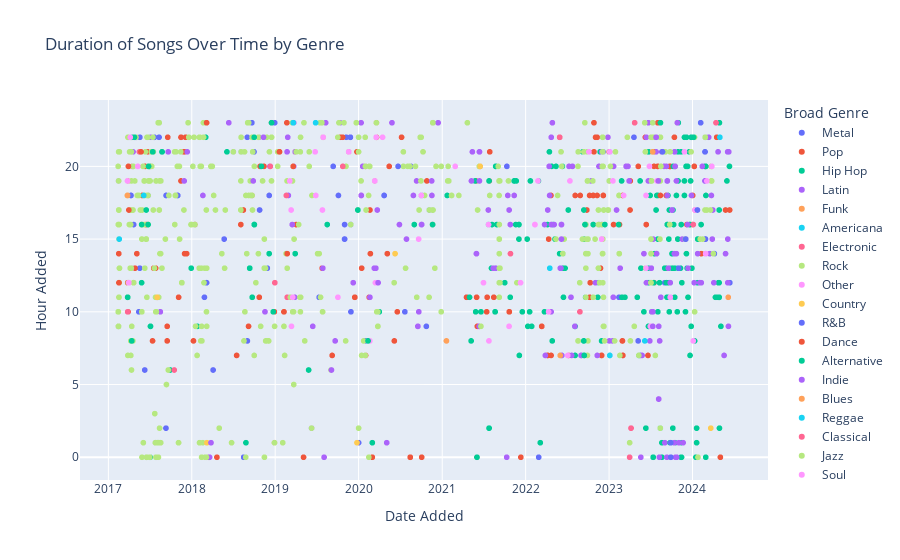

The notebook cell this image was saved under:
### Code cell
top_genres = ['Alternative', 'Dance', 'Electronic', 'Hip Hop', 'Indie', 'Latin', 'Metal', 'Other', 'Pop', 'Rock']
df_top_genres = df[df['Broad Genre'].isin(top_genres)]
fig = px.scatter(df, y='Hour Added', x='Date Added', color='Broad Genre', hover_data={'Track Name': True}, title='Duration of Songs Over Time by Genre')
fig.show()

### Figure 1 — Plotly figure (JSON) as saved in the notebook; plotly's stock layout.template omitted (floating-point values rounded to 4 significant figures; data arrays with more than 128 entries replaced by an {"elided": "..."} marker saying what was removed)
{"data": [{"customdata": [["A Place for My Head"], ["Lying from You"], ["Figure.09"], ["Hearts Burst into Fire"], ["Question!"], ["Wish I Had an Angel"], ["Animal I Have Become"], ["Welcome to the Family"], ["The Trooper - 2015 Remaster"], ["Everybody's Fool"], ["Unholy Confessions"], ["Almost Easy"], ["Chop Suey!"], ["So Far Away"], ["Afterlife"], ["Aerials"], ["The Middle"], ["Lost"], ["The Phantom Of The Opera"], ["IN MY REMAINS"], ["Points of Authority"], ["No More Sorrow"], ["Bleed It Out"], ["I Miss You"], ["Show Me How to Live"], ["Toxicity"], ["Final Masquerade"], ["POWERLESS"], ["Amaranth"], ["End Of All Hope"], ["One Step Closer"], ["Bullet With Butterfly Wings - Remastered 2012"], ["Future Days"], ["Conquer Or Die"], ["Tornado Of Souls - 2004 Remix"], ["This Ain't A Love Song"], ["The Devil in I"], ["Alone"], ["Heretic"], ["Buried Alive"], ["Dear God"], ["Solway Firth"], ["Duality"], ["Psychosocial"], ["New Divide"], ["Hail to the King"], ["Carry On"], ["Shepherd of Fire"], ["Even Flow"], ["B.Y.O.B."], ["Sirens"], ["Waiting for the End"], ["Don't Stay"], ["One Last Breath"], ["Iridescent"], ["BURN IT DOWN"], ["Shadow of the Day"], ["Forgotten"], ["Leave Out All The Rest"], ["Runaway"], ["You Give Love A Bad Name"], ["Fury Of The Storm"], ["Through The Fire And Flames"], ["1979 - Remastered 2012"], ["Black"], ["Sirens"], ["Always"], ["Somewhere I Belong"], ["Numb"], ["In Pieces"], ["CASTLE OF GLASS"], ["Welcome To The Jungle"], ["Burning in the Skies"], ["Runaway"], ["Walk"], ["The Pretender"], ["Battle Symphony"], ["One More Light"], ["Heavy (feat. Kiiara)"], ["Talking to Myself"], ["Going Under"], ["Crawling"], ["Breaking the Habit"], ["In the End"], ["Everlong"], ["Today - 2011 Remaster"], ["Livin' On A Prayer"], ["Be Yourself"], ["Knockin' On Heaven's Door"], ["Over and Over"], ["Given Up"], ["Faint"], ["LOST IN THE ECHO"], ["What I've Done"], ["Like a Stone"], ["Invisible"], ["Sweet Child O' Mine"], ["Paradise City"], ["November Rain"], ["It's My Life"], ["I Hate Everything About You"], ["Last Resort"], ["Kryptonite"], ["Symphony Of Destruction - Remastered 2012"], ["Alive"], ["Sweet Child O' Mine"]], "hovertemplate": "Broad Genre=Metal<br>Date Added=%{x}<br>Hour Added=%{y}<br>Track Name=%{customdata[0]}<extra></extra>", "legendgroup": "Metal", "marker": {"color": "#636efa", "symbol": "circle"}, "mode": "markers", "name": "Metal", "showlegend": true, "type": "scattergl", "x": ["2024-06-12 12:45:21-05:00", "2024-04-05 14:12:20-05:00", "2024-04-05 14:01:47-05:00", "2024-02-26 15:27:38-05:00", "2024-02-26 15:16:37-05:00", "2024-02-26 15:11:24-05:00", "2024-02-26 15:08:43-05:00", "2024-02-25 22:23:43-05:00", "2024-02-24 21:06:19-05:00", "2024-02-24 21:00:20-05:00", "2024-02-24 20:38:17-05:00", "2024-02-24 20:34:31-05:00", "2024-02-05 23:14:25-05:00", "2023-09-01 12:45:59-05:00", "2023-05-16 07:57:03-05:00", "2023-05-08 08:20:09-05:00", "2023-04-19 22:25:57-05:00", "2023-02-13 11:52:50-05:00", "2022-12-05 21:46:52-05:00", "2022-12-03 21:44:56-05:00", "2022-12-03 21:38:09-05:00", "2022-12-03 21:36:17-05:00", "2022-12-03 21:36:07-05:00", "2022-09-28 19:29:05-05:00", "2022-09-21 16:19:09-05:00", "2021-04-17 11:12:21-05:00", "2020-11-19 17:15:36-05:00", "2020-11-19 16:15:03-05:00", "2020-11-05 17:54:15-05:00", "2020-11-05 17:51:03-05:00", "2020-10-23 09:33:54-05:00", "2020-08-16 20:56:29-05:00", "2020-07-21 10:50:43-05:00", "2020-04-21 18:36:14-05:00", "2020-04-21 18:28:15-05:00", "2020-01-31 08:20:37-05:00", "2020-01-01 01:25:29-05:00", "2019-11-28 10:47:20-05:00", "2019-11-27 16:33:56-05:00", "2019-11-27 16:30:02-05:00", "2019-11-27 16:28:32-05:00", "2019-11-25 22:40:28-05:00", "2019-11-25 22:36:25-05:00", "2019-11-25 22:30:48-05:00", "2019-11-07 22:14:28-05:00", "2019-10-31 16:00:43-05:00", "2019-10-31 15:55:57-05:00", "2019-10-31 15:54:20-05:00", "2019-09-11 20:58:56-05:00", "2019-07-12 11:09:43-05:00", "2018-12-29 23:48:55-05:00", "2018-12-05 18:47:50-05:00", "2018-11-27 13:27:13-05:00", "2018-10-24 17:32:56-05:00", "2018-09-29 21:11:39-05:00", "2018-09-29 21:11:10-05:00", "2018-09-29 21:10:45-05:00", "2018-09-29 21:08:14-05:00", "2018-09-29 21:08:09-05:00", "2018-09-29 21:04:36-05:00", "2018-09-20 23:11:33-05:00", "2018-09-01 08:49:51-05:00", "2018-08-31 22:25:44-05:00", "2018-08-16 00:13:46-05:00", "2018-08-04 21:54:30-05:00", "2018-07-01 21:38:27-05:00", "2018-05-22 15:52:06-05:00", "2018-04-04 06:39:13-05:00", "2018-03-06 12:44:06-05:00", "2018-03-06 12:42:37-05:00", "2018-03-06 12:42:11-05:00", "2018-02-25 11:23:23-05:00", "2017-10-31 18:00:24-05:00", "2017-10-30 18:12:39-05:00", "2017-09-10 18:31:56-05:00", "2017-09-10 18:31:29-05:00", "2017-09-10 02:10:53-05:00", "2017-08-10 23:53:24-05:00", "2017-08-10 22:15:07-05:00", "2017-08-06 01:30:41-05:00", "2017-08-02 11:47:34-05:00", "2017-07-20 22:10:53-05:00", "2017-07-20 22:10:45-05:00", "2017-07-20 22:10:36-05:00", "2017-07-16 21:30:15-05:00", "2017-06-28 20:51:52-05:00", "2017-06-25 20:47:18-05:00", "2017-06-23 18:57:22-05:00", "2017-06-23 18:45:12-05:00", "2017-06-09 06:27:56-05:00", "2017-05-18 22:11:28-05:00", "2017-05-18 21:58:52-05:00", "2017-05-18 21:58:22-05:00", "2017-05-18 21:58:09-05:00", "2017-05-18 13:19:59-05:00", "2017-05-14 10:45:40-05:00", "2017-05-01 22:03:12-05:00", "2017-05-01 22:03:04-05:00", "2017-05-01 22:02:49-05:00", "2017-04-21 16:09:54-05:00", "2017-04-09 18:45:17-05:00", "2017-04-09 18:40:14-05:00", "2017-04-09 18:33:46-05:00", "2017-04-02 17:26:17-05:00", "2017-02-14 09:32:42-05:00", "2017-02-14 09:32:04-05:00"], "xaxis": "x", "y": [12, 14, 14, 15, 15, 15, 15, 22, 21, 21, 20, 20, 23, 12, 7, 8, 22, 11, 21, 21, 21, 21, 21, 19, 16, 11, 17, 16, 17, 17, 9, 20, 10, 18, 18, 8, 1, 10, 16, 16, 16, 22, 22, 22, 22, 16, 15, 15, 20, 11, 23, 18, 13, 17, 21, 21, 21, 21, 21, 21, 23, 8, 22, 0, 21, 21, 15, 6, 12, 12, 12, 11, 18, 18, 18, 18, 2, 23, 22, 1, 11, 22, 22, 22, 21, 20, 20, 18, 18, 6, 22, 21, 21, 21, 13, 10, 22, 22, 22, 16, 18, 18, 18, 17, 9, 9], "yaxis": "y"}, {"customdata": {"elided": "186x1 str values"}, "hovertemplate": "Broad Genre=Pop<br>Date Added=%{x}<br>Hour Added=%{y}<br>Track Name=%{customdata[0]}<extra></extra>", "legendgroup": "Pop", "marker": {"color": "#EF553B", "symbol": "circle"}, "mode": "markers", "name": "Pop", "showlegend": true, "type": "scattergl", "x": {"elided": "186 str values"}, "xaxis": "x", "y": {"elided": "186 int values"}, "yaxis": "y"}, {"customdata": {"elided": "227x1 str values"}, "hovertemplate": "Broad Genre=Hip Hop<br>Date Added=%{x}<br>Hour Added=%{y}<br>Track Name=%{customdata[0]}<extra></extra>", "legendgroup": "Hip Hop", "marker": {"color": "#00cc96", "symbol": "circle"}, "mode": "markers", "name": "Hip Hop", "showlegend": true, "type": "scattergl", "x": {"elided": "227 str values"}, "xaxis": "x", "y": {"elided": "227 int values"}, "yaxis": "y"}, {"customdata": {"elided": "185x1 str values"}, "hovertemplate": "Broad Genre=Latin<br>Date Added=%{x}<br>Hour Added=%{y}<br>Track Name=%{customdata[0]}<extra></extra>", "legendgroup": "Latin", "marker": {"color": "#ab63fa", "symbol": "circle"}, "mode": "markers", "name": "Latin", "showlegend": true, "type": "scattergl", "x": {"elided": "185 str values"}, "xaxis": "x", "y": {"elided": "185 int values"}, "yaxis": "y"}, {"customdata": [["Something About You"]], "hovertemplate": "Broad Genre=Funk<br>Date Added=%{x}<br>Hour Added=%{y}<br>Track Name=%{customdata[0]}<extra></extra>", "legendgroup": "Funk", "marker": {"color": "#FFA15A", "symbol": "circle"}, "mode": "markers", "name": "Funk", "showlegend": true, "type": "scattergl", "x": ["2024-06-05 11:35:28-05:00"], "xaxis": "x", "y": [11], "yaxis": "y"}, {"customdata": [["So Many Ways to Get Downtown"], ["Young Soul"], ["Kind Reminder"], ["Musta Been a Ghost"]], "hovertemplate": "Broad Genre=Americana<br>Date Added=%{x}<br>Hour Added=%{y}<br>Track Name=%{customdata[0]}<extra></extra>", "legendgroup": "Americana", "marker": {"color": "#19d3f3", "symbol": "circle"}, "mode": "markers", "name": "Americana", "showlegend": true, "type": "scattergl", "x": ["2024-04-29 22:09:51-05:00", "2023-01-04 07:57:32-05:00", "2023-01-04 07:53:30-05:00", "2023-01-03 21:41:52-05:00"], "xaxis": "x", "y": [22, 7, 7, 21], "yaxis": "y"}, {"customdata": [["Don't You Worry Child - Radio Edit"], ["Naquele Pique"], ["Frikitona"], ["Animal Rights"], ["Shrunken Heads"], ["Gettin' Over You (feat. Fergie & LMFAO)"], ["Gingoba"], ["Dos"], ["You Spin Me Round (Like a Record)"], ["Sexy Bitch (feat. Akon)"], ["Omen"], ["Magnets"], ["Sonnenkind - MÖWE Remix"], ["Stole the Show"], ["Latch"], ["Into the Light"], ["You & Me - Flume Remix"], ["One More Time"]], "hovertemplate": "Broad Genre=Electronic<br>Date Added=%{x}<br>Hour Added=%{y}<br>Track Name=%{customdata[0]}<extra></extra>", "legendgroup": "Electronic", "marker": {"color": "#FF6692", "symbol": "circle"}, "mode": "markers", "name": "Electronic", "showlegend": true, "type": "scattergl", "x": ["2024-04-12 23:45:33-05:00", "2024-01-08 20:32:59-05:00", "2024-01-04 16:12:24-05:00", "2023-04-07 02:39:22-05:00", "2023-04-07 02:37:23-05:00", "2023-04-01 00:37:02-05:00", "2023-03-16 20:48:10-05:00", "2022-08-26 10:09:29-05:00", "2022-05-29 22:33:29-05:00", "2021-10-26 14:49:26-05:00", "2019-02-22 11:16:39-05:00", "2019-02-18 18:51:13-05:00", "2018-12-30 12:35:26-05:00", "2018-12-10 20:04:36-05:00", "2017-10-16 06:01:07-05:00", "2017-05-16 21:16:42-05:00", "2017-04-15 20:12:31-05:00", "2017-03-26 10:06:40-05:00"], "xaxis": "x", "y": [23, 20, 16, 2, 2, 0, 20, 10, 22, 14, 11, 18, 12, 20, 6, 21, 20, 10], "yaxis": "y"}, {"customdata": {"elided": "601x1 str values"}, "hovertemplate": "Broad Genre=Rock<br>Date Added=%{x}<br>Hour Added=%{y}<br>Track Name=%{customdata[0]}<extra></extra>", "legendgroup": "Rock", "marker": {"color": "#B6E880", "symbol": "circle"}, "mode": "markers", "name": "Rock", "showlegend": true, "type": "scattergl", "x": {"elided": "601 str values"}, "xaxis": "x", "y": {"elided": "601 int values"}, "yaxis": "y"}, {"customdata": [["Mi Ideología"], ["Me Hace Daño Verte"], ["La Puerta"], ["M.A - Remix"], ["Dog Days"], ["Amor del Bueno"], ["La Locura Automática - Reggaeton"], ["Ni Una Ni Dos"], ["Bailame Despacio Vs La Player - Remix"], ["Bajo"], ["Dime"], ["Loco por Volverte a Ver"], ["KOMM, SUSSER TOD - M-10 Director's Edit Version"], ["The Cruel Angel's Thesis (Director's Edit Version)"], ["Peach Trees"], ["Tengo"], ["Remember Summer Days (Night Tempo Showa Groove Mix)"], ["memories"], ["Comedy"], ["Believe (ONE PIECE)"], ["Kirameki"], ["STAND PROUD"], ["CRAZY NOISY BIZARRE TOWN"], ["Kaikai Kitan"], ["No Me Conocen (Remix) [con DUKI, Rei & Tiago PZK]"], ["Kelly"], ["I Had Control"], ["Esta Cobardía"], ["Maravillosos"], ["Se Fue la Luz"], ["Sueño en la Altura"], ["Verte Pasar"], ["Mr Blue"], ["El Che y los Rolling Stones"], ["Nora en Abril"], ["Da Ya Think I'm Sexy?"], ["Speechless (Full)"], ["Bad News Ain't No News At All"], ["A l'assaut (des ombres sur l'o)"], ["Louder Than Words"], ["What You Need"], ["Lost Stars"]], "hovertemplate": "Broad Genre=Other<br>Date Added=%{x}<br>Hour Added=%{y}<br>Track Name=%{customdata[0]}<extra></extra>", "legendgroup": "Other", "marker": {"color": "#FF97FF", "symbol": "circle"}, "mode": "markers", "name": "Other", "showlegend": true, "type": "scattergl", "x": ["2024-03-25 20:22:10-05:00", "2024-03-03 19:08:05-05:00", "2024-02-27 14:22:43-05:00", "2024-01-11 17:21:35-05:00", "2024-01-04 08:26:47-05:00", "2023-11-26 21:14:38-05:00", "2023-09-25 11:08:17-05:00", "2023-07-29 19:32:00-05:00", "2023-06-30 09:01:59-05:00", "2023-06-26 20:40:58-05:00", "2023-06-12 13:16:29-05:00", "2023-06-11 18:48:41-05:00", "2023-03-05 18:17:12-05:00", "2023-01-17 19:03:59-05:00", "2023-01-03 21:50:43-05:00", "2022-11-29 15:47:41-05:00", "2022-10-04 21:58:20-05:00", "2022-07-13 19:49:32-05:00", "2022-07-04 07:19:21-05:00", "2022-04-11 10:53:49-05:00", "2022-02-23 19:55:30-05:00", "2022-02-10 16:32:17-05:00", "2022-02-10 16:32:05-05:00", "2021-07-24 08:21:33-05:00", "2021-07-22 16:13:50-05:00", "2021-06-30 12:47:51-05:00", "2021-02-26 20:16:55-05:00", "2020-10-01 18:05:54-05:00", "2020-09-19 15:10:14-05:00", "2020-04-14 22:21:26-05:00", "2020-03-17 22:30:58-05:00", "2020-03-14 12:01:43-05:00", "2020-03-11 19:55:01-05:00", "2020-02-19 08:11:27-05:00", "2019-11-18 21:20:50-05:00", "2019-10-02 11:05:02-05:00", "2019-06-27 18:17:44-05:00", "2019-06-24 21:22:50-05:00", "2019-03-18 11:00:01-05:00", "2019-03-13 09:44:31-05:00", "2019-03-11 17:14:39-05:00", "2019-03-05 19:36:32-05:00"], "xaxis": "x", "y": [20, 19, 14, 17, 8, 21, 11, 19, 9, 20, 13, 18, 18, 19, 21, 15, 21, 19, 7, 10, 19, 16, 16, 8, 16, 12, 20, 18, 15, 22, 22, 12, 19, 8, 21, 11, 18, 21, 11, 9, 17, 19], "yaxis": "y"}, {"customdata": [["Things A Man Oughta Know"], ["Tennessee Whiskey"], ["If I Die Young"], ["Jesus, Etc."], ["Yours If You Want It"]], "hovertemplate": "Broad Genre=Country<br>Date Added=%{x}<br>Hour Added=%{y}<br>Track Name=%{customdata[0]}<extra></extra>", "legendgroup": "Country", "marker": {"color": "#FECB52", "symbol": "circle"}, "mode": "markers", "name": "Country", "showlegend": true, "type": "scattergl", "x": ["2024-03-21 02:36:54-05:00", "2021-06-15 20:13:50-05:00", "2020-06-08 14:53:31-05:00", "2018-03-08 01:33:09-05:00", "2017-05-23 21:40:58-05:00"], "xaxis": "x", "y": [2, 20, 14, 1, 21], "yaxis": "y"}, {"customdata": [["Eres Para Mí"], ["cómo dormiste?"], ["FLEXXX"], ["Mejor No Nos Vemos"], ["SHORTY QUE TE VAYA BN <3"], ["A Mí"], ["Mimosas - Remix"], ["Beat It"], ["Adorn"], ["Say a Little Prayer - Live"]], "hovertemplate": "Broad Genre=R&B<br>Date Added=%{x}<br>Hour Added=%{y}<br>Track Name=%{customdata[0]}<extra></extra>", "legendgroup": "R&B", "marker": {"color": "#636efa", "symbol": "circle"}, "mode": "markers", "name": "R&B", "showlegend": true, "type": "scattergl", "x": ["2024-01-22 17:55:49-05:00", "2023-12-01 15:12:57-05:00", "2023-11-01 13:16:26-05:00", "2023-09-28 01:00:39-05:00", "2023-09-28 00:57:18-05:00", "2023-08-22 21:10:36-05:00", "2022-02-27 00:40:51-05:00", "2021-10-10 20:24:24-05:00", "2020-06-21 20:40:43-05:00", "2019-10-04 18:13:27-05:00"], "xaxis": "x", "y": [17, 15, 13, 1, 0, 21, 0, 20, 20, 18], "yaxis": "y"}, {"customdata": [["I See the Light"], ["Dance Yrself Clean"], ["Lasso"], ["Disco Inferno - Single Edit"], ["Le Freak - Edit"], ["Night Fever - From \"Saturday Night Fever\" Soundtrack"], ["Sing a Song"], ["Shining Star"], ["Be My Lady"], ["Boogie Wonderland"], ["Stayin' Alive - 2007 Remastered Version Saturday Night Fever"], ["September"], ["Walking On A Dream"]], "hovertemplate": "Broad Genre=Dance<br>Date Added=%{x}<br>Hour Added=%{y}<br>Track Name=%{customdata[0]}<extra></extra>", "legendgroup": "Dance", "marker": {"color": "#EF553B", "symbol": "circle"}, "mode": "markers", "name": "Dance", "showlegend": true, "type": "scattergl", "x": ["2024-01-08 20:26:35-05:00", "2023-08-13 18:22:16-05:00", "2019-03-20 20:07:22-05:00", "2019-02-22 14:58:26-05:00", "2019-01-19 21:44:15-05:00", "2019-01-19 21:22:54-05:00", "2018-03-06 23:57:13-05:00", "2017-05-23 21:31:38-05:00", "2017-03-31 17:30:39-05:00", "2017-03-29 20:27:58-05:00", "2017-02-16 12:09:24-05:00", "2017-02-16 12:05:38-05:00", "2017-02-15 14:30:18-05:00"], "xaxis": "x", "y": [20, 18, 20, 14, 21, 21, 23, 21, 17, 20, 12, 12, 14], "yaxis": "y"}, {"customdata": [["hot girl bummer (with Khea) - Khea Remix"], ["No More Lies"], ["Love to Hate You"], ["Sparks"], ["My Universe"], ["Til Kingdom Come"], ["People of The Pride"], ["Humankind"], ["Higher Power"], ["Charlie Brown"], ["Adventure of a Lifetime"], ["Friday I'm in Love"], ["Fun (feat. Tove Lo)"], ["Come On Eileen"], ["Tainted Love"], ["Go!"], ["Up&Up"], ["Trouble"], ["Life in Technicolor ii"], ["Yellow"], ["Viva La Vida"], ["Army of One"], ["Amazing Day"], ["Fix You"], ["Paradise"], ["Quello Che Non C'è"], ["Everglow"], ["A L I E N S"], ["I Ran (So Far Away) - Single Edit"], ["Sin aliento"], ["Ni tú ni nadie"], ["Karma Chameleon - Remastered 2002"], ["Boys Don't Cry"], ["Every Teardrop Is a Waterfall"], ["The Scientist"], ["Fascination Street - Remastered"], ["Take on Me"], ["Hypnotised"]], "hovertemplate": "Broad Genre=Alternative<br>Date Added=%{x}<br>Hour Added=%{y}<br>Track Name=%{customdata[0]}<extra></extra>", "legendgroup": "Alternative", "marker": {"color": "#00cc96", "symbol": "circle"}, "mode": "markers", "name": "Alternative", "showlegend": true, "type": "scattergl", "x": ["2024-01-05 22:29:22-05:00", "2023-11-26 19:07:56-05:00", "2022-12-13 16:59:21-05:00", "2022-09-17 16:10:02-05:00", "2022-09-14 07:44:17-05:00", "2022-09-14 07:36:00-05:00", "2022-09-12 08:09:46-05:00", "2022-09-12 08:09:35-05:00", "2021-05-07 08:41:04-05:00", "2020-11-19 16:42:31-05:00", "2020-02-11 08:15:57-05:00", "2019-12-28 17:16:41-05:00", "2019-08-16 16:51:44-05:00", "2019-05-27 06:51:16-05:00", "2019-03-29 14:19:11-05:00", "2018-12-23 10:54:30-05:00", "2018-12-15 23:02:43-05:00", "2018-12-05 14:37:15-05:00", "2018-10-01 16:51:31-05:00", "2018-10-01 16:51:24-05:00", "2018-10-01 16:51:18-05:00", "2018-10-01 16:49:52-05:00", "2018-10-01 16:44:16-05:00", "2018-09-30 22:36:00-05:00", "2018-09-22 11:37:40-05:00", "2018-08-26 01:58:53-05:00", "2017-12-29 13:39:19-05:00", "2017-07-13 21:56:20-05:00", "2017-06-25 20:46:54-05:00", "2017-06-23 16:32:36-05:00", "2017-06-15 17:17:07-05:00", "2017-05-26 16:30:36-05:00", "2017-05-26 12:31:55-05:00", "2017-04-24 22:08:24-05:00", "2017-04-24 22:08:15-05:00", "2017-04-13 08:10:52-05:00", "2017-04-11 22:36:32-05:00", "2017-03-26 11:49:38-05:00"], "xaxis": "x", "y": [22, 19, 16, 16, 7, 7, 8, 8, 8, 16, 8, 17, 16, 6, 14, 10, 23, 14, 16, 16, 16, 16, 16, 22, 11, 1, 13, 21, 20, 16, 17, 16, 12, 22, 22, 8, 22, 11], "yaxis": "y"}, {"customdata": [["She Calls Me Back (with Kacey Musgraves)"], ["sangria"], ["slow motion"], ["nightmares"], ["Under The Light"], ["Mad Visions"], ["Super Slow"], ["Just for a Minute"], ["RUN"], ["Skinny"], ["Alter Ego"], ["Break My Baby"], ["Hey Gringo"], ["Too Much Time Together"], ["About You"], ["Trouble’s Coming"], ["Oblivion"], ["See The Sun"], ["Do You Wanna"], ["Junk Of The Heart (Happy)"], ["Ooh La"], ["Sweet Emotion"], ["Westside"], ["The Things We Do"], ["El Pozo"], ["Simple Song"], ["No Te Me Achores"], ["Pan y Circo"], ["Cough Syrup"], ["Los Amigos Que Perdí"], ["Karaoke Katmandú"], ["El Momento"], ["Melancolía Blue Blue Blue"], ["Naive"], ["Call It What You Want"], ["Bad Habit"], ["Triciclo Perú"], ["Mistakes"]], "hovertemplate": "Broad Genre=Indie<br>Date Added=%{x}<br>Hour Added=%{y}<br>Track Name=%{customdata[0]}<extra></extra>", "legendgroup": "Indie", "marker": {"color": "#ab63fa", "symbol": "circle"}, "mode": "markers", "name": "Indie", "showlegend": true, "type": "scattergl", "x": ["2023-10-22 14:29:19-05:00", "2023-10-16 20:28:37-05:00", "2023-10-16 20:22:24-05:00", "2023-10-16 20:20:48-05:00", "2023-08-10 08:52:46-05:00", "2023-08-04 19:49:26-05:00", "2023-07-25 22:27:57-05:00", "2023-07-25 22:12:25-05:00", "2023-07-25 21:54:55-05:00", "2023-07-11 10:16:06-05:00", "2023-07-11 10:13:41-05:00", "2023-07-11 09:59:54-05:00", "2023-07-07 10:06:18-05:00", "2023-07-04 13:37:08-05:00", "2023-07-04 13:33:25-05:00", "2023-03-16 20:09:45-05:00", "2023-03-16 20:05:40-05:00", "2022-06-08 07:43:21-05:00", "2022-06-06 16:53:55-05:00", "2022-06-06 16:51:50-05:00", "2022-06-06 16:34:02-05:00", "2022-06-06 15:54:51-05:00", "2022-06-04 13:43:46-05:00", "2021-06-12 21:16:39-05:00", "2021-05-30 14:46:37-05:00", "2020-09-20 10:11:24-05:00", "2020-09-16 09:22:58-05:00", "2020-09-16 09:21:11-05:00", "2020-05-03 01:37:43-05:00", "2020-03-26 12:17:32-05:00", "2019-12-08 12:04:31-05:00", "2019-09-04 06:04:06-05:00", "2018-11-10 22:30:48-05:00", "2018-09-26 19:40:13-05:00", "2018-03-26 01:56:31-05:00", "2018-02-18 18:42:13-05:00", "2017-12-11 21:32:20-05:00", "2017-09-19 21:06:39-05:00"], "xaxis": "x", "y": [14, 20, 20, 20, 8, 19, 22, 22, 21, 10, 10, 9, 10, 13, 13, 20, 20, 7, 16, 16, 16, 15, 13, 21, 14, 10, 9, 9, 1, 12, 12, 6, 22, 19, 1, 18, 21, 21], "yaxis": "y"}, {"customdata": [["Presence Of The Lord"], ["The Thrill Is Gone"], ["Rock Me Baby"], ["Rip It Up"], ["Long Tall Sally"]], "hovertemplate": "Broad Genre=Blues<br>Date Added=%{x}<br>Hour Added=%{y}<br>Track Name=%{customdata[0]}<extra></extra>", "legendgroup": "Blues", "marker": {"color": "#FFA15A", "symbol": "circle"}, "mode": "markers", "name": "Blues", "showlegend": true, "type": "scattergl", "x": ["2023-07-10 21:46:14-05:00", "2022-06-01 07:49:29-05:00", "2021-01-19 08:41:16-05:00", "2017-03-25 18:42:50-05:00", "2017-03-25 18:42:46-05:00"], "xaxis": "x", "y": [21, 7, 8, 18, 18], "yaxis": "y"}, {"customdata": [["Red Red Wine"], ["Groove Bom - Ao Vivo"], ["One Day"], ["When We Were Younger"], ["Not Done Yet"], ["Wavin' Flag"], ["Is This Love"]], "hovertemplate": "Broad Genre=Reggae<br>Date Added=%{x}<br>Hour Added=%{y}<br>Track Name=%{customdata[0]}<extra></extra>", "legendgroup": "Reggae", "marker": {"color": "#19d3f3", "symbol": "circle"}, "mode": "markers", "name": "Reggae", "showlegend": true, "type": "scattergl", "x": ["2023-06-06 08:40:17-05:00", "2022-04-16 13:22:34-05:00", "2019-06-26 23:28:17-05:00", "2019-03-20 23:59:05-05:00", "2019-03-20 23:51:50-05:00", "2017-06-04 18:02:56-05:00", "2017-02-17 15:06:51-05:00"], "xaxis": "x", "y": [8, 13, 23, 23, 23, 18, 15], "yaxis": "y"}, {"customdata": [["Ballade No. 4 in F Minor, Op. 52"], ["Con Te Partirò"]], "hovertemplate": "Broad Genre=Classical<br>Date Added=%{x}<br>Hour Added=%{y}<br>Track Name=%{customdata[0]}<extra></extra>", "legendgroup": "Classical", "marker": {"color": "#FF6692", "symbol": "circle"}, "mode": "markers", "name": "Classical", "showlegend": true, "type": "scattergl", "x": ["2023-04-22 23:58:39-05:00", "2019-10-23 20:14:03-05:00"], "xaxis": "x", "y": [23, 20], "yaxis": "y"}, {"customdata": [["Juan Pachanga"], ["Pedro Navaja"]], "hovertemplate": "Broad Genre=Jazz<br>Date Added=%{x}<br>Hour Added=%{y}<br>Track Name=%{customdata[0]}<extra></extra>", "legendgroup": "Jazz", "marker": {"color": "#B6E880", "symbol": "circle"}, "mode": "markers", "name": "Jazz", "showlegend": true, "type": "scattergl", "x": ["2022-12-01 20:13:51-05:00", "2019-03-23 05:28:12-05:00"], "xaxis": "x", "y": [20, 5], "yaxis": "y"}, {"customdata": [["LOST IN PARADISE"], ["Ain't No Mountain High Enough"], ["If I Ain't Got You"], ["Chasing Pavements"], ["For Once In My Life"], ["When We Were Young"], ["Master Blaster (Jammin')"], ["For Once In My Life"], ["Superstition - Single Version"]], "hovertemplate": "Broad Genre=Soul<br>Date Added=%{x}<br>Hour Added=%{y}<br>Track Name=%{customdata[0]}<extra></extra>", "legendgroup": "Soul", "marker": {"color": "#FF97FF", "symbol": "circle"}, "mode": "markers", "name": "Soul", "showlegend": true, "type": "scattergl", "x": ["2021-12-09 12:45:23-05:00", "2021-10-20 09:37:06-05:00", "2019-07-29 22:11:08-05:00", "2019-07-26 17:57:57-05:00", "2017-05-09 20:35:31-05:00", "2017-04-06 22:08:49-05:00", "2017-03-31 12:28:24-05:00", "2017-03-31 12:25:46-05:00", "2017-03-25 19:04:20-05:00"], "xaxis": "x", "y": [12, 9, 22, 17, 20, 22, 12, 12, 19], "yaxis": "y"}, {"customdata": [["Father And Son"], ["Little Talks"]], "hovertemplate": "Broad Genre=Folk<br>Date Added=%{x}<br>Hour Added=%{y}<br>Track Name=%{customdata[0]}<extra></extra>", "legendgroup": "Folk", "marker": {"color": "#FECB52", "symbol": "circle"}, "mode": "markers", "name": "Folk", "showlegend": true, "type": "scattergl", "x": ["2019-12-25 01:05:16-05:00", "2017-08-02 11:46:32-05:00"], "xaxis": "x", "y": [1, 11], "yaxis": "y"}], "layout": {"autosize": true, "legend": {"title": {"text": "Broad Genre"}, "tracegroupgap": 0}, "title": {"text": "Duration of Songs Over Time by Genre"}, "xaxis": {"anchor": "y", "autorange": true, "domain": [0, 1], "range": ["2016-09-02 22:33:29.8067", "2024-11-22 10:28:36.1933"], "title": {"text": "Date Added"}, "type": "date"}, "yaxis": {"anchor": "x", "autorange": true, "domain": [0, 1], "range": [-1.898, 24.9], "title": {"text": "Hour Added"}, "type": "linear"}}}
